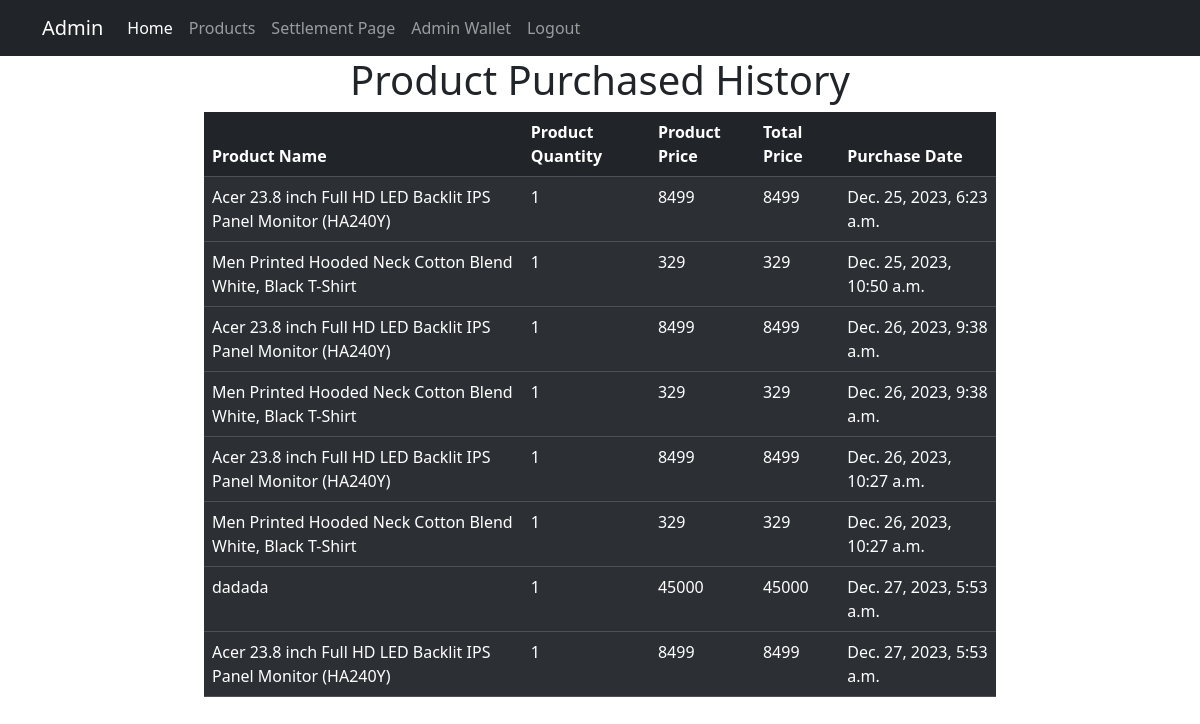
Page /superadmin/dashboard/2/ (signed in) on the committed database.
### buyer/models.py (models this page shows)
class BillItems(models.Model):
    user = models.ForeignKey(User, on_delete=models.CASCADE)
    product = models.ForeignKey(Product, on_delete=models.CASCADE)
    quantity = models.PositiveIntegerField(default=0)
    date_added = models.DateTimeField(auto_now_add=True)
    total_price = models.IntegerField(default=0)
    def __str__(self):
        return f"{self.user} : {self.quantity} x {self.product.name}"

### seller/models.py (models this page shows, shortened)
class Product(models.Model):
    seller = models.ForeignKey(Seller, on_delete=models.CASCADE)
    category = models.ForeignKey(Category, on_delete=models.CASCADE)
    name = models.CharField(max_length=100)
    description = models.TextField()
    price = models.IntegerField()
    image = models.ImageField(upload_to="media/")
    quantity = models.IntegerField()
    approved = models.BooleanField(default=False)

### superadmin/views.py (the view)
# urls.py: path("dashboard/", views.buyer_dashboard, name="dashboard"),
@login_required(login_url="/superadmin/login/")
def buyer_dashboard(request, id):
    try:
        items = BillItems.objects.filter(user_id=id)
        print(items)
        return render(request, "buyer_dashboard_super.html", {"items": items})
    except Exception as e:
        print(f"An error occurred while retrieving buyer dashboard data: {str(e)}")
        return render(request, "buyer_dashboard_error.html")

### buyer/context_processors.py (called while the page is built)
def cart_item_count(request):
    user = request.user
    if user.is_authenticated:
        cart_item_count = 0
        cart = CartItem.objects.filter(user_id=user.id)
        for c in cart:
            cart_item_count = cart_item_count + c.quantity
    else:
        cart_item_count = 0
    return {"cart_item_count": cart_item_count}

### templates/buyer_dashboard_super.html
{% include "superadmin_nav.html" %}
<div class="row">
    <div class="col-lg-8 m-auto">
        <table class="table table-dark table-striped">
            <div class="col-lg-8 m-auto">
                <h1 class="text-center">Product Purchased History</h1>
            </div>
            <thead>
                <tr>
                    <th scope="col">Product Name</th>
                    <th scope="col">Product Quantity</th>
                    <th scope="col">Product Price</th>
                    <th scope="col">Total Price</th>
                    <th scope="col">Purchase Date</th>
                </tr>
            </thead>
            {% for item in items %}
            <tbody>
                <tr>
                    <td>{{item.product.name}}</td>
                    <td>{{item.quantity}}</td>
                    <td>{{item.product.price}}</td>
                    <td>{{item.total_price}}</td>
                    <td>{{item.date_added}}</td>
                </tr>
            </tbody>
            {% endfor %}
        </table>
    </div>
</div>

### rows in the picture
BillItems: product.name "Acer 23.8 inch Full HD LED Backlit IPS Panel Monitor (HA240Y)", quantity "1", product.price "8499", total_price "8499", date_added "Dec. 25, 2023, 6:23 a.m."
BillItems: product.name "Men Printed Hooded Neck Cotton Blend White, Black T-Shirt", quantity "1", product.price "329", total_price "329", date_added "Dec. 25, 2023, 10:50 a.m."
BillItems: product.name "Acer 23.8 inch Full HD LED Backlit IPS Panel Monitor (HA240Y)", quantity "1", product.price "8499", total_price "8499", date_added "Dec. 26, 2023, 9:38 a.m."
BillItems: product.name "Men Printed Hooded Neck Cotton Blend White, Black T-Shirt", quantity "1", product.price "329", total_price "329", date_added "Dec. 26, 2023, 9:38 a.m."
BillItems: product.name "Acer 23.8 inch Full HD LED Backlit IPS Panel Monitor (HA240Y)", quantity "1", product.price "8499", total_price "8499", date_added "Dec. 26, 2023, 10:27 a.m."
BillItems: product.name "Men Printed Hooded Neck Cotton Blend White, Black T-Shirt", quantity "1", product.price "329", total_price "329", date_added "Dec. 26, 2023, 10:27 a.m."
BillItems: product.name "dadada", quantity "1", product.price "45000", total_price "45000", date_added "Dec. 27, 2023, 5:53 a.m."
BillItems: product.name "Acer 23.8 inch Full HD LED Backlit IPS Panel Monitor (HA240Y)", quantity "1", product.price "8499", total_price "8499", date_added "Dec. 27, 2023, 5:53 a.m."
